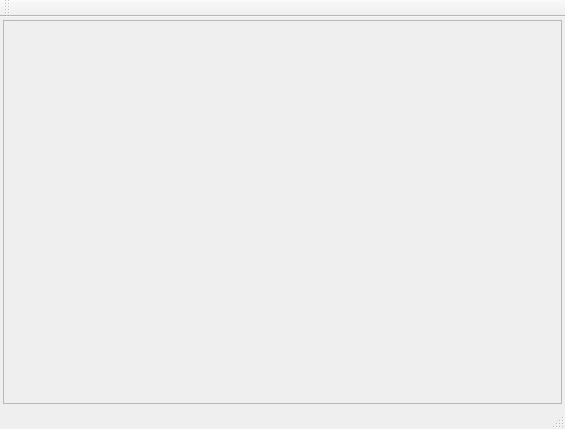
<?xml version="1.0" encoding="UTF-8"?>
<ui version="4.0">
 <class>MainWindow</class>
 <widget class="QMainWindow" name="MainWindow">
  <property name="geometry">
   <rect>
    <x>0</x>
    <y>0</y>
    <width>565</width>
    <height>429</height>
   </rect>
  </property>
  <property name="windowTitle">
   <string>MainWindow</string>
  </property>
  <widget class="QWidget" name="centralWidget">
   <layout class="QGridLayout" name="gridLayout">
    <property name="leftMargin">
     <number>3</number>
    </property>
    <property name="topMargin">
     <number>3</number>
    </property>
    <property name="rightMargin">
     <number>3</number>
    </property>
    <property name="bottomMargin">
     <number>3</number>
    </property>
    <property name="spacing">
     <number>3</number>
    </property>
    <item row="1" column="0">
     <widget class="QScrollArea" name="scrollArea">
      <property name="widgetResizable">
       <bool>true</bool>
      </property>
      <widget class="QWidget" name="scrollAreaWidgetContents">
       <property name="geometry">
        <rect>
         <x>0</x>
         <y>0</y>
         <width>557</width>
         <height>362</height>
        </rect>
       </property>
       <layout class="QVBoxLayout" name="verticalLayout"/>
      </widget>
     </widget>
    </item>
   </layout>
  </widget>
  <widget class="QMenuBar" name="menuBar">
   <property name="geometry">
    <rect>
     <x>0</x>
     <y>0</y>
     <width>565</width>
     <height>20</height>
    </rect>
   </property>
  </widget>
  <widget class="QToolBar" name="mainToolBar">
   <attribute name="toolBarArea">
    <enum>TopToolBarArea</enum>
   </attribute>
   <attribute name="toolBarBreak">
    <bool>false</bool>
   </attribute>
  </widget>
  <widget class="QStatusBar" name="statusBar"/>
 </widget>
 <layoutdefault spacing="6" margin="11"/>
 <resources/>
 <connections/>
</ui>
